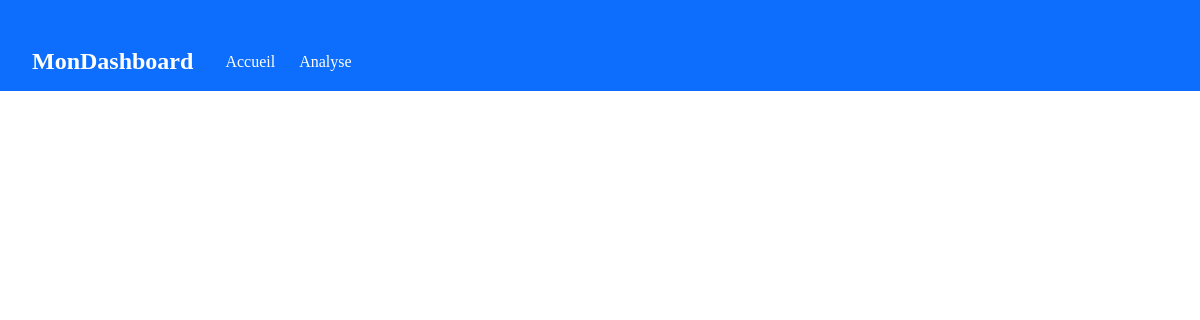
The app's page /, older data.
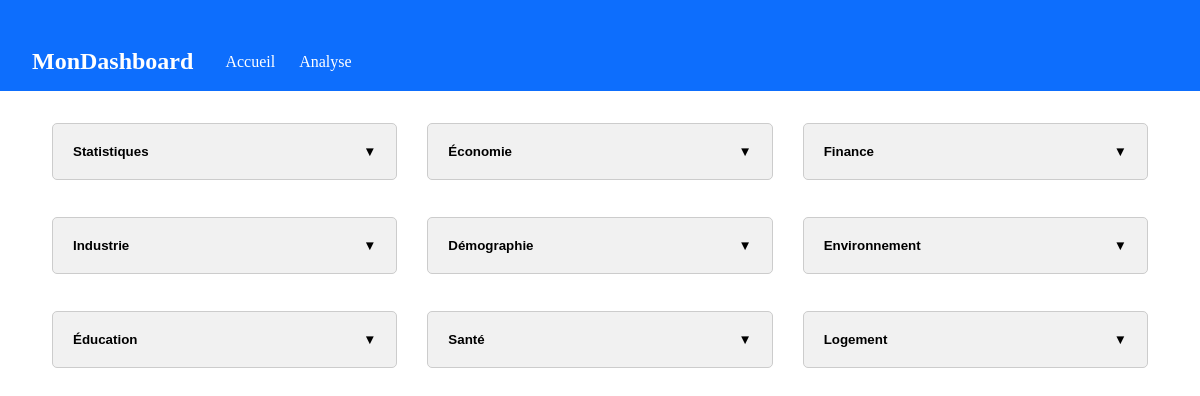
The same page, newer data.
### analytics/models.py (models this page shows, shortened)
class Thematique(models.Model):
    nom = models.CharField(max_length=100)
    ordre = models.PositiveIntegerField(default=0)
    class Meta:
        ordering = ['ordre']

### analytics/views.py (the view)
# urls.py: path('', home, name="home"),
def home(request):
    thematiques = Thematique.objects.prefetch_related('sous_thematiques').all()
    return render(request, 'analytics/home.html', {'thematiques': thematiques})

### analytics/templates/analytics/home.html (shortened to what this page needs)
{% extends "base.html" %}
{% load static %}
{% block content %}
<link rel="stylesheet" href="{% static 'css/insee.css' %}">
<div class="grid-container">
    {% for thematique in thematiques %}
        {% if forloop.counter0|divisibleby:3 %}
            <div class="grid-row">
        {% endif %}
        <div class="button-container">
            <button class="button"
                    onclick="toggleDropdown('dropdown{{ forloop.counter }}', this)">
                {{ thematique.nom }}
                <span class="chevron">&#9660;</span>
            </button>
        </div>
        {% if forloop.counter|divisibleby:3 or forloop.last %}
            </div>
        {% endif %}
    {% endfor %}
</div>
{% endblock %}

Row changes from the older to the newer data that the page shows:
added Thematique: nom "Statistiques"
added Thematique: nom "Économie"
added Thematique: nom "Finance"
added Thematique: nom "Industrie"
added Thematique: nom "Démographie"
added Thematique: nom "Environnement"
added Thematique: nom "Éducation"
added Thematique: nom "Santé"
added Thematique: nom "Logement"
